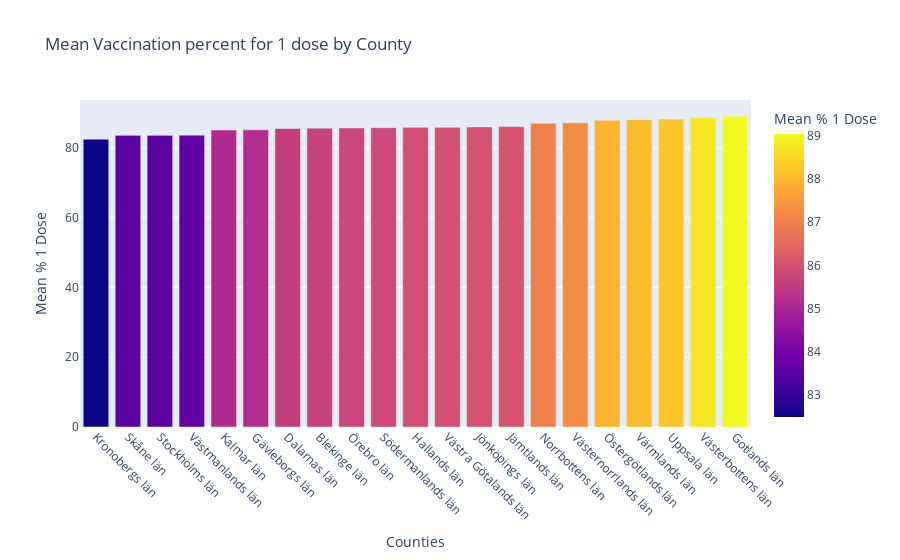

Notebook cell for this chart:
### Markdown cell above
To answer the above question we first group the data by 'region' (county), then we take the max value in the column with cumulative number of cases for each county, and the same for number of cases required hospitalization. If we then divide number of hospitalized cases with total number of cases per region we'll get an answer on which county had the highest percentage of hospitalization cases.

In our previous question we examined what counties had the highest number of cases and here we instead examine what counties has the highest number of severe cases. One could guess this also is interrelated with the vaccination rate in the counties. So we'll start examine the vaccination rate (similar to what we did in exercise 2 but with only dose 1 this time). Here we group the values for dose one in our data by county and calculate the mean values (hence they are split on age groups).

### Code cell
vaccinated_municipallity_and_age = pd.read_excel("Data/Folkhalsomyndigheten_Covid19_Vaccine.xlsx", sheet_name="Vaccinerade kommun och ålder")
df = pd.DataFrame(vaccinated_municipallity_and_age)

county_1_dose_means = df.groupby('Län_namn')['Andel minst 1 dos'].mean()

data = {
    'Counties': county_1_dose_means.index,
    'Mean % 1 Dose': county_1_dose_means.values * 100,
}

fig = px.bar(
    data, 
    x='Counties', 
    y='Mean % 1 Dose',
    title='Mean Vaccination percent for 1 dose by County',
    barmode='group',
    color='Mean % 1 Dose'
).update_xaxes(tickangle=45, categoryorder='total ascending').show()
# fig.write_html("vaccination_1_dose_county.html")

### Figure 1 — Plotly figure (JSON) as saved in the notebook; plotly's stock layout.template omitted (floating-point values rounded to 4 significant figures)
{"data": [{"alignmentgroup": "True", "hovertemplate": "Counties=%{x}<br>Mean % 1 Dose=%{marker.color}<extra></extra>", "legendgroup": "", "marker": {"color": [85.65, 85.56, 89.03, 85.17, 85.92, 86.09, 86.0, 85.13, 82.5, 87.03, 83.59, 83.59, 85.79, 88.24, 88.08, 88.78, 87.23, 83.65, 85.94, 85.72, 87.93], "coloraxis": "coloraxis", "pattern": {"shape": ""}}, "name": "", "offsetgroup": "", "orientation": "v", "showlegend": false, "textposition": "auto", "type": "bar", "x": ["Blekinge län", "Dalarnas län", "Gotlands län", "Gävleborgs län", "Hallands län", "Jämtlands län", "Jönköpings län", "Kalmar län", "Kronobergs län", "Norrbottens län", "Skåne län", "Stockholms län", "Södermanlands län", "Uppsala län", "Värmlands län", "Västerbottens län", "Västernorrlands län", "Västmanlands län", "Västra Götalands län", "Örebro län", "Östergötlands län"], "xaxis": "x", "y": [85.65, 85.56, 89.03, 85.17, 85.92, 86.09, 86.0, 85.13, 82.5, 87.03, 83.59, 83.59, 85.79, 88.24, 88.08, 88.78, 87.23, 83.65, 85.94, 85.72, 87.93], "yaxis": "y"}], "layout": {"barmode": "group", "coloraxis": {"colorbar": {"title": {"text": "Mean % 1 Dose"}}, "colorscale": [[0, "#0d0887"], [0.1111, "#46039f"], [0.2222, "#7201a8"], [0.3333, "#9c179e"], [0.4444, "#bd3786"], [0.5556, "#d8576b"], [0.6667, "#ed7953"], [0.7778, "#fb9f3a"], [0.8889, "#fdca26"], [1, "#f0f921"]]}, "legend": {"tracegroupgap": 0}, "title": {"text": "Mean Vaccination percent for 1 dose by County"}, "xaxis": {"anchor": "y", "categoryorder": "total ascending", "domain": [0, 1], "tickangle": 45, "title": {"text": "Counties"}}, "yaxis": {"anchor": "x", "domain": [0, 1], "title": {"text": "Mean % 1 Dose"}}}}
